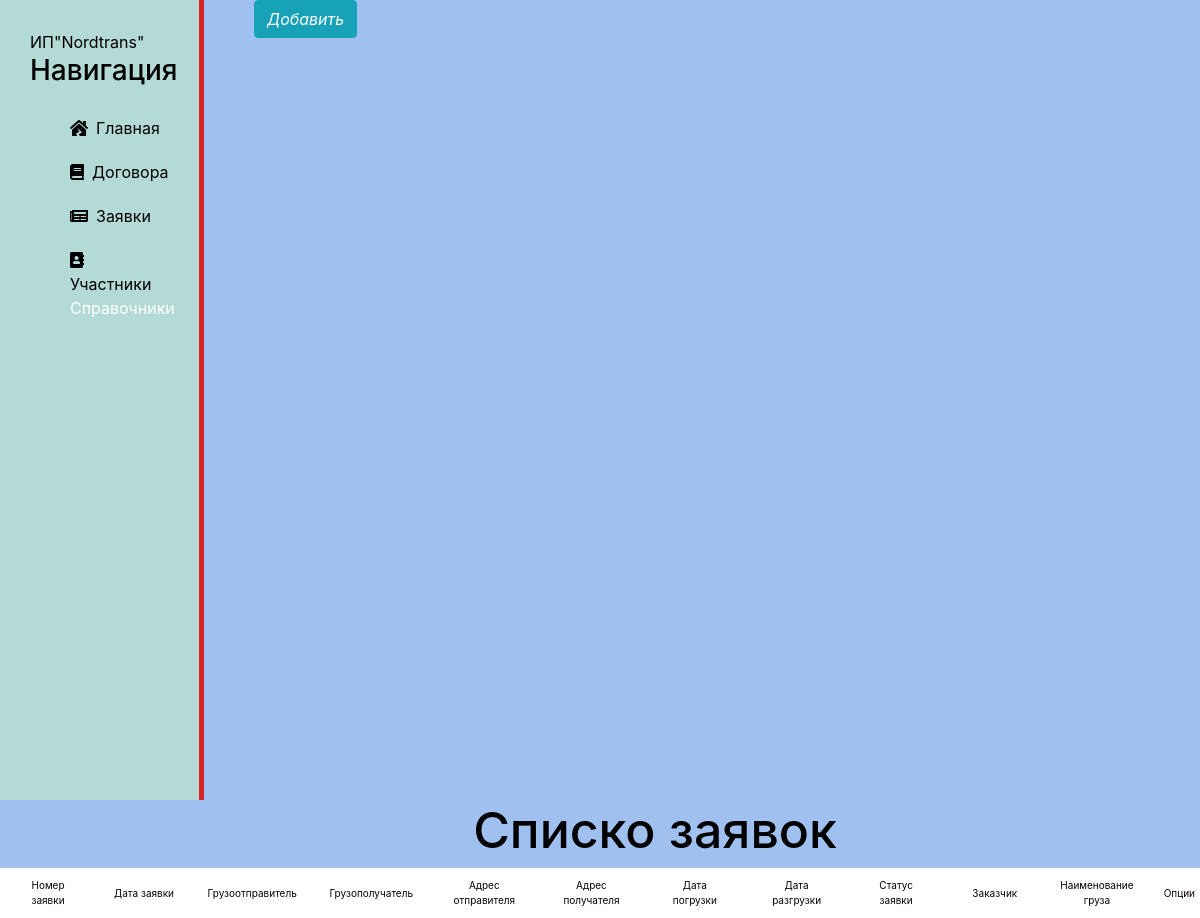
Page /gruzi/zaiavka on the earlier database version.
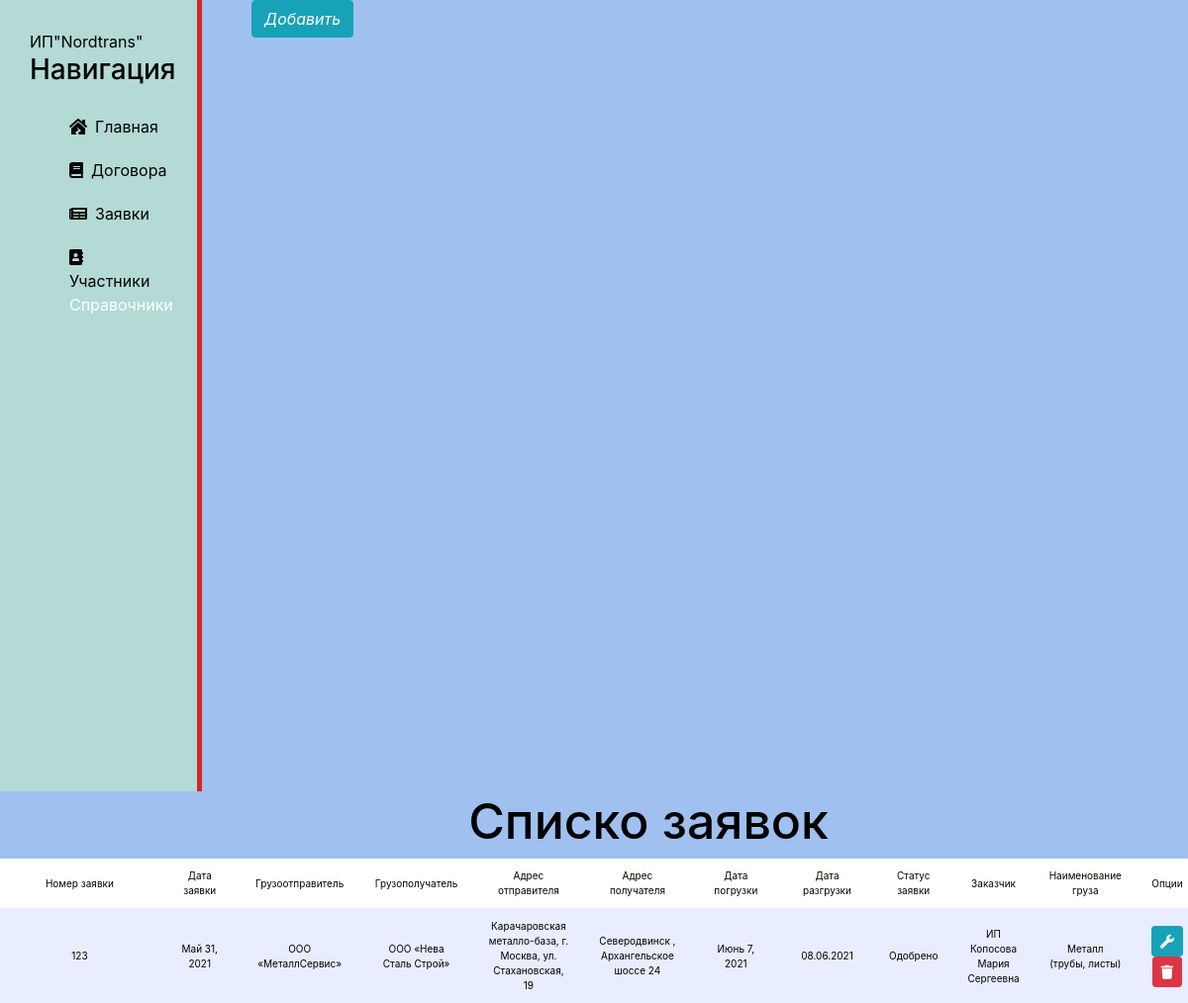
Same page on the later database version.
### gruzi/models.py (models this page shows, shortened)
class Zaiavka(models.Model):
    nomerzai = models.CharField(max_length=50)
    datezai = models.DateField()
    gruzopr = models.CharField(max_length=100)
    gruzpoluch = models.CharField(max_length=100)
    adr_gruzopr = models.CharField(max_length=100)
    adr_gruzpoluch = models.CharField(max_length=100)
    datepogr = models.DateField()
    daterazgr = models.CharField(max_length=100)
    statuszai = models.CharField(max_length=100)
    zakazch = models.CharField(max_length=100)
    naimgruza = models.CharField(max_length=100)
    edizm = models.CharField(max_length=100)
    kolvo = models.CharField(max_length=50)
    tipgruza = models.CharField(max_length=100)
    massa = models.CharField(max_length=50)
    gabdlina = models.CharField(max_length=50)
    gabshir = models.CharField(max_length=50)
    gabvisot = models.CharField(max_length=50)
    class Meta:
        verbose_name = 'Заявка'
        verbose_name_plural = 'Заявки'

### gruzi/views.py (the view)
# urls.py: path('zaiavka', views.zaiavka, name='zaiavka'),
def zaiavka(request):
    gruzi = Zaiavka.objects.all()
    return render(request, 'gruzi/zaiavka.html', {'gruzi': gruzi})

### gruzi/templates/gruzi/zaiavka.html (shortened to what this page needs)
{% extends 'main/layout.html' %}
{% block content %}
<div style='float:left; font-size: 10px'' class="features">
    <h1>Списко заявок</h1>
    <table id="table_id" class="display">
        <thead>
        <tr>
            <th scope="col">Номер заявки</th>
            <th scope="col">Дата заявки</th>
            <th scope="col">Грузоотправитель</th>
            <th scope="col">Грузополучатель</th>
            <th scope="col">Адрес отправителя</th>
            <th scope="col">Адрес получателя</th>
            <th scope="col">Дата погрузки</th>
            <th scope="col">Дата разгрузки</th>
            <th scope="col">Статус заявки</th>
            <th scope="col">Заказчик</th>
            <th scope="col">Наименование груза</th>
            <th scope="col">Опции</th>
        </tr>
        </thead>
        {% for el in gruzi %}
            <tr>
                <td>{{ el.nomerzai }}</td>
                <td>{{ el.datezai }}</td>
                <td>{{ el.gruzopr }}</td>
                <td>{{ el.gruzpoluch }}</td>
                <td>{{ el.adr_gruzopr }}</td>
                <td>{{ el.adr_gruzpoluch }}</td>
                <td>{{ el.datepogr }}</td>
                <td>{{ el.daterazgr }}</td>
                <td>{{ el.statuszai }}</td>
                <td>{{ el.zakazch }}</td>
                <td>{{ el.naimgruza }}</td>
                <td><a  class="btn btn-info btn-sm" href=""><i class="fa fa-wrench"></i></a>
                  <a  class="btn btn-danger btn-sm" href=""><i class="fa fa-trash"></i></a>
                </td>
            </tr>
        {% endfor %}
    </table>
</div>
<a style="margin-left: 50px" href="" class="btn btn-info"><i class="">Добавить</i></a></li>
{% endblock %}

Differences in the rows shown:
added Zaiavka: nomerzai "123", datezai "Май 31, 2021", gruzopr "ООО «МеталлСервис»", gruzpoluch "ООО «Нева Сталь Строй»", adr_gruzopr "Карачаровская металло-база, г. Москва, ул. Стахановская, 19", adr_gruzpoluch "Северодвинск , Архангельское шоссе 24", datepogr "Июнь 7, 2021", daterazgr "08.06.2021", statuszai "Одобрено", zakazch "ИП Копосова Мария Сергеевна", naimgruza "Металл (трубы, листы)"
